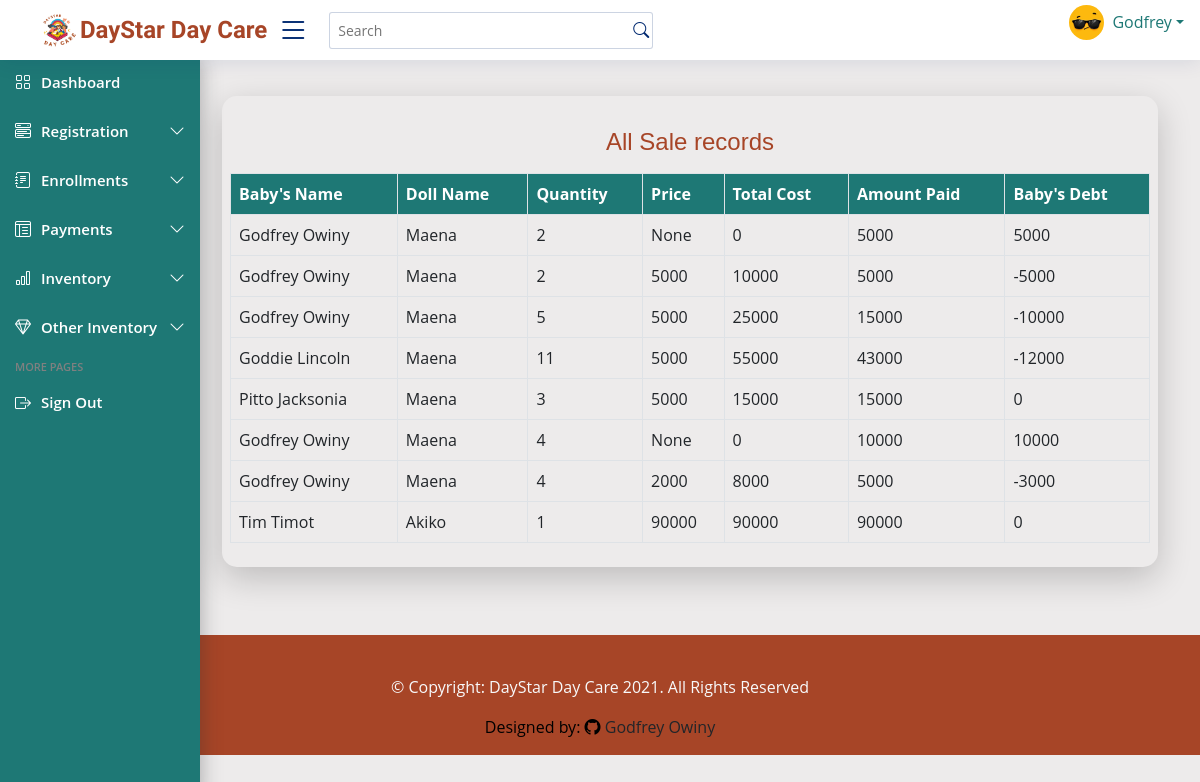
Before: /salesrecord/ (signed in) with the older database file.
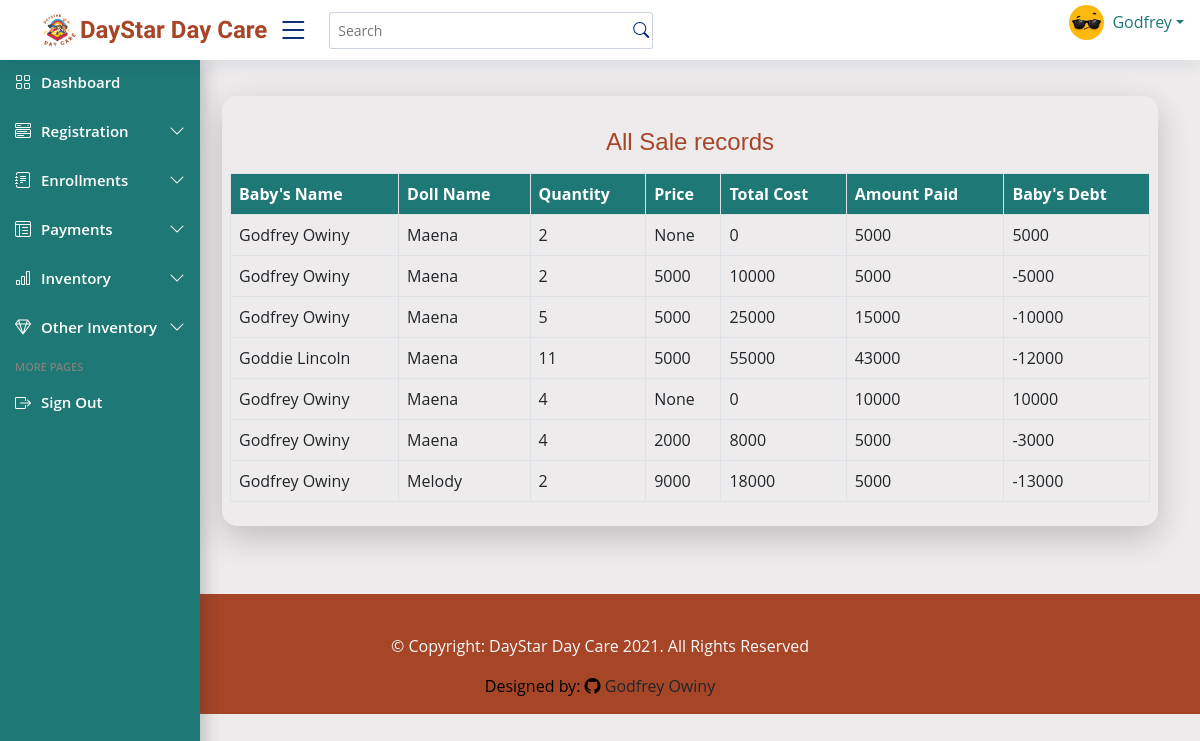
After: the same page with the newer database file.
### dayStarApp/models.py (models this page shows)
class ItemSelling(models.Model):
    baby = models.ForeignKey(Baby, on_delete=models.CASCADE, null=True, blank=True)
    doll_name = models.CharField(max_length=100, null=False, blank=True)
    amount_paid = models.IntegerField(blank=True)
    quantity = models.PositiveIntegerField(default=1, null=True, blank=True)
    price = models.IntegerField(blank=True, null=True)
    def total_amount(self):
        if self.price is not None and self.quantity is not None:
            total = self.quantity * self.price
            return int(total)
        else:
            return 0
    def get_change(self):
        change =  self.amount_paid - self.total_amount()
        return int(change)

class Baby(models.Model):
    GENDER_CHOICES = [
    ("Male", "Male"),
    ("Female", "Female"),
    ]
    PERIOD_CHOICES = [
    ("Full Day", "Full Day"),
    ("Half Day", "Half Day"),
    ]
    name = models.CharField(max_length=100, blank=False, validators=[name_validator])
    age = models.PositiveIntegerField(default=0, null=True,  blank=False, validators=[MinValueValidator(1, message='Baby must be atleast 1 year old'), MaxValueValidator(6, message= 'Baby must be between 1 and 6 years old')])
    gender = models.CharField(max_length=100, choices=GENDER_CHOICES, default="Male")
    location = models.CharField(max_length=100)
    period_of_stay = models.CharField(max_length=100, choices=PERIOD_CHOICES, null=True, blank=False)
    baby_Number = models.IntegerField(unique=True)
    brought_by = models.CharField(max_length=100)
    parent_Name = models.CharField(max_length=100)
    time_in = models.DateTimeField(auto_now=True)
    time_out = models.TimeField(null=True, blank=True)
    brought_by = models.CharField(max_length=100)
    status = models.BooleanField(null=True, blank=True,  default=False)
    assigned_To = models.ForeignKey(Sitter_on_duty, on_delete=models.CASCADE, null=True, blank=False)
    def __str__(self):
        return self.name

### dayStarApp/views.py (the view)
# urls.py: path('salesrecord/', views.salesrecord, name='salerecord'),
@login_required
def salesrecord(request):
    sales = ItemSelling.objects.all()
    total = sum([item.amount_paid for item in sales if item.amount_paid is not None])
    change = sum([item.get_change() for item in sales if item.get_change() is not None])
    net = total - change
    return render(request, 'dayStarApp/salerecord.html', {'total': total, 'sales': sales, 'total': total, 'net': net, 'change': change})

### dayStarApp/templates/dayStarApp/salerecord.html
{% extends 'dayStarApp/base.html' %} {% load crispy_forms_tags %} {% load static %}
{% block content %}
<main class="main" id="main">
  <div class="container">
     <div class="col-lg-12 col-md-12 sitter-table mt-3 p-2">
      <table class="table table-bordered table-stripped mt-3">
        <caption class="caption-top text-center"><h4 style="color: #a74527;">All Sale records
        </h4></caption>
        <thead>
          <tr>
            <th scope="col">Baby's Name</th>
            <th scope="col">Doll Name</th>
            <th scope="col">Quantity</th>
            <th scope="col">Price</th>
            <th scope="col">Total Cost</th>
            <th scope="col">Amount Paid</th>
            <th scope="col">Baby's Debt</th>
          </tr>
        </thead>
        <tbody>
          {% for items in sales %}
            <tr>
              <td>{{ items.baby }}</td>
              <td>{{ items.doll_name}}</td>
              <td>{{ items.quantity }}</td>
              <td>{{ items.price }}</td>
              <td>{{ items.total_amount }}</td>
              <td>{{ items.amount_paid }}</td>
              <td>{{ items.get_change }}</td>
            </tr>
          {% endfor %}
        </tbody>
      </table>
    </div>
  </div>
</main>
{% endblock content %}

Changed rows visible on the page:
removed ItemSelling: baby "Pitto Jacksonia", doll_name "Maena", quantity "3", price "5000", total_amount "15000", amount_paid "15000", get_change "0"
removed ItemSelling: baby "Tim Timot", doll_name "Akiko", quantity "1", price "90000", total_amount "90000", amount_paid "90000", get_change "0"
added ItemSelling: baby "Godfrey Owiny", doll_name "Melody", quantity "2", price "9000", total_amount "18000", amount_paid "5000", get_change "-13000"
